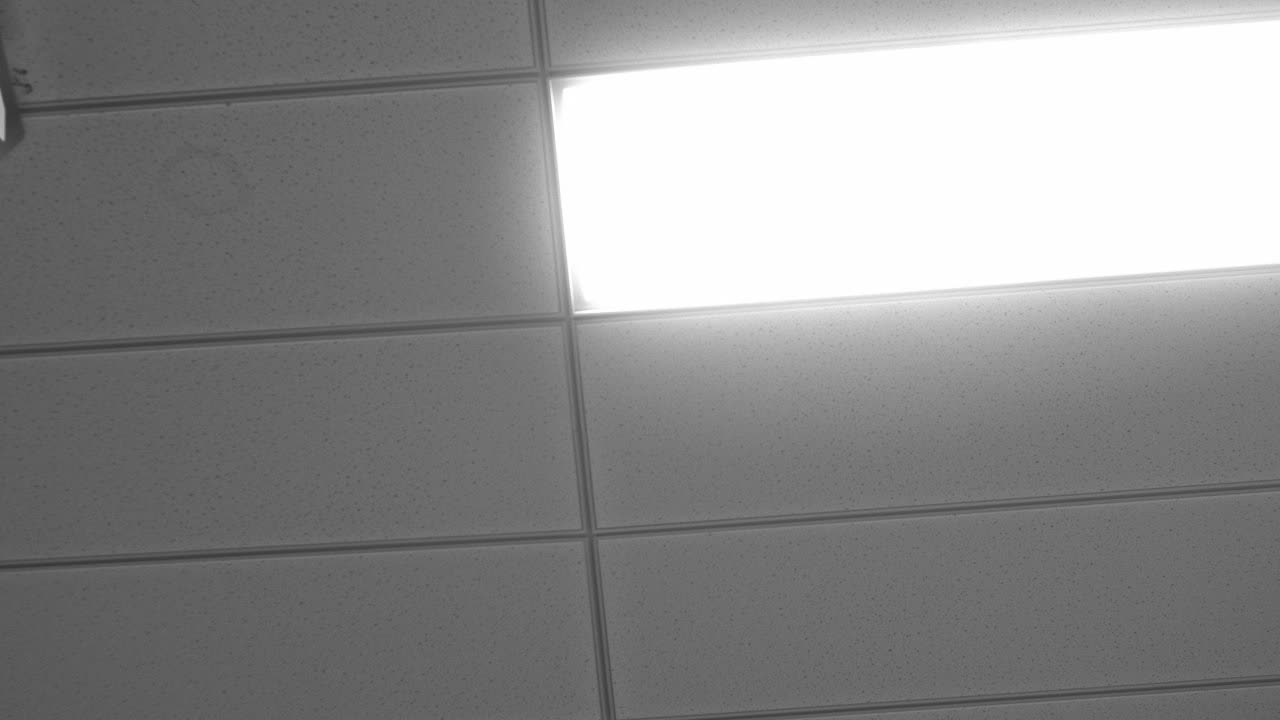
//> input picture opencv_test/4_over_exposure_detect/1280x720_gray.jpg, 1280 x 720 px
$ ./test1_gray   (built with g++ and OpenCV 4)
//> lines starting //> are read from the running program, lines starting //| are printed output that depends on the picture
#include <chrono>
#include <fstream>
#include <iostream>
#include <opencv2/opencv.hpp>
#include <thread>
#include <vector>

static constexpr uint32_t GRID_CORRECTION_SIZE = 3;
static constexpr float YUV_SCALE_RATE = 0.8f;
const constexpr double DOUBLE_EPSINONTHR = 0.00001;

class ShadingCorrection {
   public:
    ShadingCorrection(float calibGridHeight, float calibGridWidth);

    bool CalcMaskBGR(cv::Mat& src, cv::Mat& mask, cv::Scalar& global_mean);
    bool ApplyMaskToImage(cv::Mat& src, cv::Mat& mask, cv::Mat& dst);
    bool GenerateInvertedMask(const cv::Mat& originalMask, const cv::Scalar& originalGlobalMean, cv::Mat& invertedMask);
    bool RecoverOriginalMask(const cv::Mat& mask, const cv::Scalar& mean, cv::Mat& src);
    bool CalcMaskYUV(cv::Mat& src, cv::Mat& mask, cv::Scalar& global_mean);
    bool ShadingCorrection::CalcMaskGray(cv::Mat& src, cv::Mat& mask, cv::Scalar& global_mean);

   private:
    cv::Mat mOptimizeMask;
    float mCalibGridHeight;
    float mCalibGridWidth;
};

ShadingCorrection::ShadingCorrection(float calibGridHeight, float calibGridWidth)
    : mCalibGridHeight(calibGridHeight), mCalibGridWidth(calibGridWidth) {}

// [76 lines left out: functions CalcMaskYUV, CalcMaskBGR, not called in this run]

bool ShadingCorrection::CalcMaskGray(cv::Mat& src, cv::Mat& mask, cv::Scalar& global_mean) {
    global_mean = cv::mean(src);
    int32_t subHeightCnt = static_cast<int32_t>(std::ceil(src.rows / mCalibGridHeight));
    int32_t subWidthCnt = static_cast<int32_t>(std::ceil(src.cols / mCalibGridWidth));

    mask = cv::Mat(subHeightCnt, subWidthCnt, CV_16FC1);
    mask.forEach<cv::float16_t>([&](cv::float16_t& pixel, const int32_t position[]) -> void {
        int32_t rowMin = position[0] * mCalibGridHeight;
        int32_t colMin = position[1] * mCalibGridWidth;

        int32_t rowMax = (position[0] + 1) * mCalibGridHeight;
        int32_t colMax = (position[1] + 1) * mCalibGridWidth;

        if (rowMax > src.rows) {
            rowMax = src.rows;
        }
        if (colMax > src.cols) {
            colMax = src.cols;
        }

        cv::Mat imageROI = src(cv::Range(rowMin, rowMax), cv::Range(colMin, colMax));
        cv::Scalar local_mean = cv::mean(imageROI);

        pixel = static_cast<cv::float16_t>(global_mean.val[0] / local_mean.val[0]);
    });
    return true;
}

bool ShadingCorrection::ApplyMaskToImage(cv::Mat& src, cv::Mat& mask, cv::Mat& dst) {
    // mask.convertTo(mask, src.type());
    if (src.empty() || mask.empty() || src.size() != mask.size() /*|| src.type() != mask.type()*/) {
        std::cerr << "Source or mask is not valid:" << std::endl;
        std::cerr << "Source empty: " << src.empty() << std::endl;
        std::cerr << "Mask empty: " << mask.empty() << std::endl;
        std::cerr << "Sizes different: " << (src.size() != mask.size()) << " (src: " << src.size()
                  << ", mask: " << mask.size() << ")" << std::endl;
        std::cerr << "Types different: " << (src.type() != mask.type()) << " (src: " << src.type()
                  << ", mask: " << mask.type() << ")" << std::endl;
        return false;
    }
    // [9 lines of commented-out code are left out]

    cv::multiply(src, mask, dst, 1.0, src.type());
    return true;
}

// [75 lines left out: functions invertImage, GenerateInvertedMask, RecoverOriginalMask, not called in this run]

int main() {
    uint32_t maskBufLen_out = 0;

    cv::Mat image = cv::imread("C:\\WorkSpace\\mytest\\tjh_test\\opencv_test\\lsc_with_process\\1280x720_gray.jpg",
                               cv::IMREAD_GRAYSCALE);
//> image is the input picture: 720 rows x 1280 cols, CV_8UC1; min 47, max 255, mean 141.1


    if (image.empty()) {
        std::cerr << "Failed to load image." << std::endl;
        return -1;
    }
    if (image.channels() != 1) {
        std::cerr << "The image must be in BGR format." << std::endl;
        return -1;
    }

    cv::Mat mask;
    ShadingCorrection corrector(3, 3);  // Example grid sizes
    cv::Scalar global_mean;
    corrector.CalcMaskGray(image, mask, global_mean);
//> in CalcMaskGray, `global_mean = cv::mean(src);`: global_mean = Scalar(141.1)
//> global_mean = Scalar(141.1)
    printf("Gray:%.2f\n", global_mean.val[0]);
//| Gray:141.14

    // cv::Mat image16F;
    // image.convertTo(image16F, CV_16FC1);


    cv::Mat restoredMask;
    // cv::imwrite("./resize_mask_in.png", mask);
    cv::resize(mask, restoredMask, cv::Size(image.cols, image.rows), 0, 0, cv::INTER_NEAREST);
    restoredMask.convertTo(restoredMask, CV_32FC1);
    cv::Mat correctedImage;
    corrector.ApplyMaskToImage(image, restoredMask, correctedImage);
//> in ApplyMaskToImage, `cv::multiply(src, mask, dst, 1.0, src.type());`:
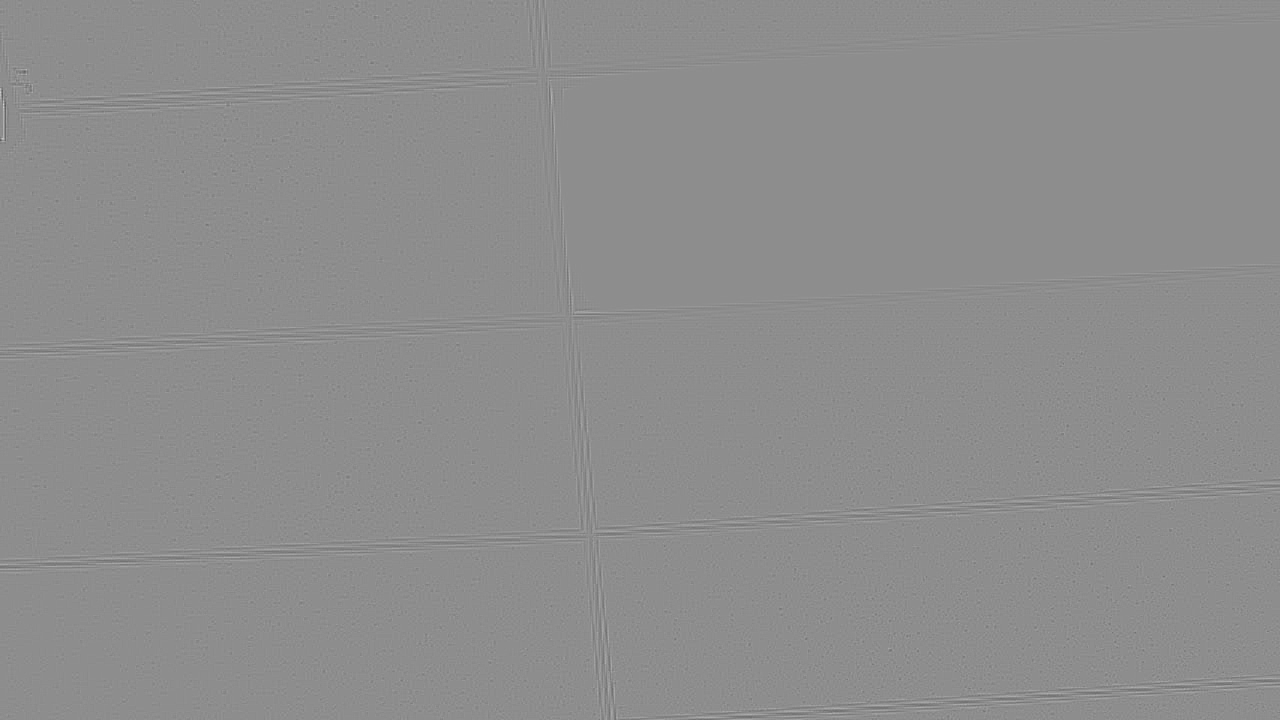
//> dst: 720 rows x 1280 cols, CV_8UC1; min 89, max 210, mean 141.1

    cv::imwrite("./CorrectedImage.png", correctedImage);
    // std::cout << "correctedImage:" << correctedImage << std::endl;
    cv::waitKey(0);

    return 0;
}
